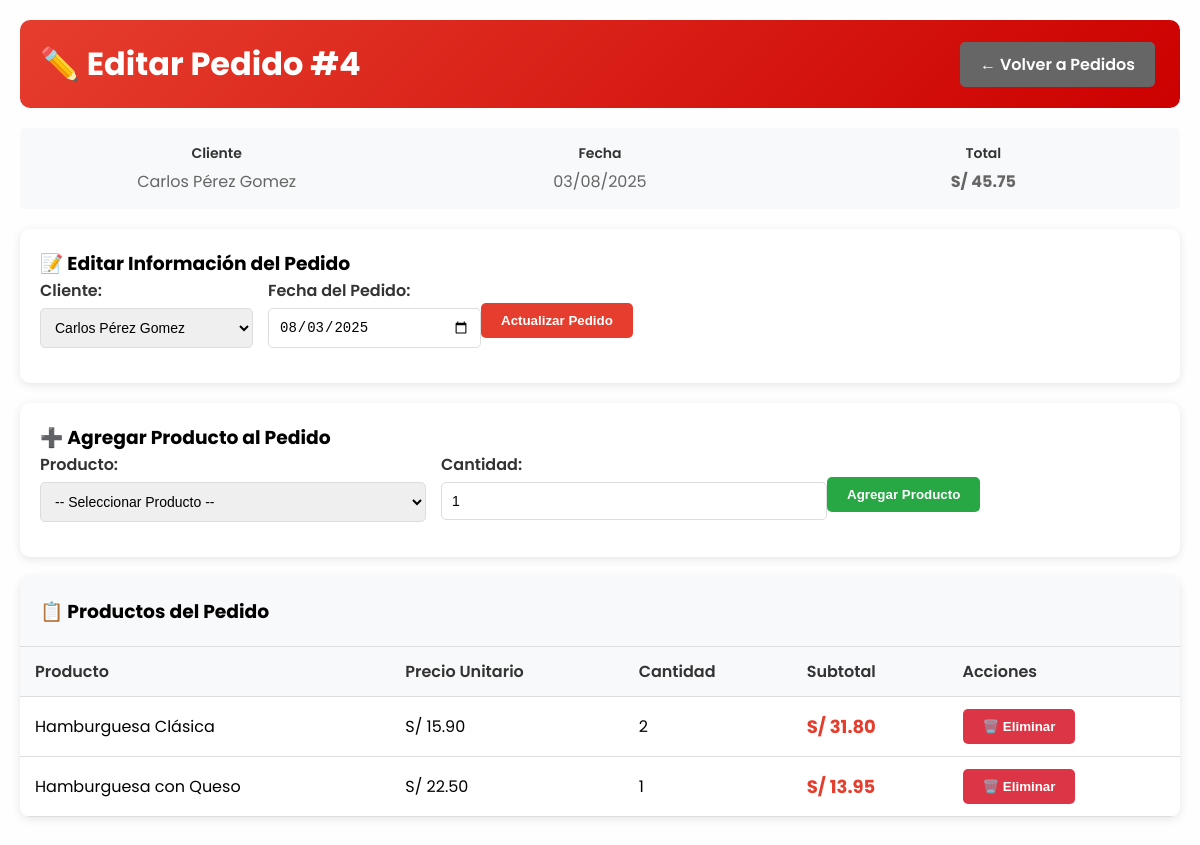
Page /admin/editar_pedido.php?id=4 (signed in) on the committed database.
### tables this page shows
CREATE TABLE `pedido` (
  `ID_PEDIDO` int(11) NOT NULL,
  `FECHA_PEDIDO` date NOT NULL,
  `TOTAL` decimal(6,2) NOT NULL,
  `ID_USUARIO` int(11) NOT NULL
);

CREATE TABLE `usuario` (
  `ID_USUARIO` int(11) NOT NULL,
  `NOMB_USUARIO` varchar(100) DEFAULT NULL,
  `CORREO` varchar(100) DEFAULT NULL,
  `CLAVE` varchar(255) DEFAULT NULL
);

CREATE TABLE `detalle_pedido` (
  `ID_DETALLE` int(11) NOT NULL,
  `ID_PEDIDO` int(11) NOT NULL,
  `ID_PRODUCTO` int(11) NOT NULL,
  `CANTIDAD` int(11) NOT NULL,
  `SUBTOTAL` decimal(6,2) NOT NULL
);

CREATE TABLE `producto` (
  `ID_PRODUCTO` int(11) NOT NULL,
  `NOMB_PRODUCTO` varchar(100) NOT NULL,
  `ID_CATEGORIA` int(11) NOT NULL,
  `PRECIO` decimal(6,2) NOT NULL DEFAULT 0.00
);

### admin/editar_pedido.php (the view, shortened to what this page needs)
<?php
$conexion = getConnection();
$pedido_id = (int)$_GET['id'];
$stmt = $conexion->prepare("SELECT p.*, u.NOMB_USUARIO
                           FROM pedido p
                           INNER JOIN usuario u ON p.ID_USUARIO = u.ID_USUARIO
                           WHERE p.ID_PEDIDO = ?");
$stmt->bind_param("i", $pedido_id);
$stmt->execute();
$result = $stmt->get_result();
$pedido = $result->fetch_assoc();
$query_usuarios = "SELECT * FROM usuario ORDER BY NOMB_USUARIO";
$result_usuarios = $conexion->query($query_usuarios);
$stmt = $conexion->prepare("SELECT dp.*, p.NOMB_PRODUCTO, p.PRECIO
                           FROM detalle_pedido dp
                           INNER JOIN producto p ON dp.ID_PRODUCTO = p.ID_PRODUCTO
                           WHERE dp.ID_PEDIDO = ?
                           ORDER BY dp.ID_DETALLE");
$stmt->bind_param("i", $pedido_id);
$stmt->execute();
$detalles = $stmt->get_result();
?>
<!DOCTYPE html>
<html lang="es">
<head>
    <link rel="stylesheet" href="../style.css">
</head>
<body>
    <div class="admin-container">
        <div class="admin-header">
            <h1>✏️ Editar Pedido #<?php echo $pedido_id; ?></h1>
            <a href="pedidos.php" class="btn btn-secondary">← Volver a Pedidos</a>
        </div>
        <div class="info-pedido">
            <div class="info-item">
                <div class="info-label">Cliente</div>
                <div class="info-value"><?php echo htmlspecialchars($pedido['NOMB_USUARIO']); ?></div>
            </div>
            <div class="info-item">
                <div class="info-label">Fecha</div>
                <div class="info-value"><?php echo date('d/m/Y', strtotime($pedido['FECHA_PEDIDO'])); ?></div>
            </div>
            <div class="info-item">
                <div class="info-label">Total</div>
                <div class="info-value total">S/ <?php echo number_format($pedido['TOTAL'], 2); ?></div>
            </div>
        </div>
        <div class="form-container">
            <h3>📝 Editar Información del Pedido</h3>
            <form method="POST">
                <div class="form-row">
                    <div class="form-group">
                        <label for="usuario">Cliente:</label>
                        <select id="usuario" name="usuario" required>
                            <?php
                            $result_usuarios->data_seek(0);
                            while ($usuario = $result_usuarios->fetch_assoc()):
                            ?>
                                <option value="<?php echo $usuario['ID_USUARIO']; ?>"
                                        <?php echo ($usuario['ID_USUARIO'] == $pedido['ID_USUARIO']) ? 'selected' : ''; ?>>
                                    <?php echo htmlspecialchars($usuario['NOMB_USUARIO']); ?>
                                </option>
                            <?php endwhile; ?>
                        </select>
                    </div>
                    <div class="form-group">
                        <label for="fecha">Fecha del Pedido:</label>
                        <input type="date" id="fecha" name="fecha" value="<?php echo $pedido['FECHA_PEDIDO']; ?>" required>
                    </div>
                </div>
                <button type="submit" class="btn btn-primary">Actualizar Pedido</button>
            </form>
        </div>
        <div class="form-container">
            <h3>➕ Agregar Producto al Pedido</h3>
            <form method="POST">
                <div class="form-row">
                    <div class="form-group">
                        <label for="producto">Producto:</label>
                        <select id="producto" name="producto" required>
                            <option value="">-- Seleccionar Producto --</option>
                        </select>
                    </div>
                    <div class="form-group">
                        <label for="cantidad">Cantidad:</label>
                        <input type="number" id="cantidad" name="cantidad" min="1" value="1" required>
                    </div>
                </div>
                <button type="submit" class="btn btn-success">Agregar Producto</button>
            </form>
        </div>
        <div class="table-container">
            <h3 style="padding: 20px; margin: 0; background: #f8f9fa; border-bottom: 1px solid #ddd;">
                📋 Productos del Pedido
            </h3>
            <table>
                <thead>
                    <tr>
                        <th>Producto</th>
                        <th>Precio Unitario</th>
                        <th>Cantidad</th>
                        <th>Subtotal</th>
                        <th>Acciones</th>
                    </tr>
                </thead>
                <tbody>
                    <?php if ($detalles->num_rows > 0): ?>
                        <?php while ($detalle = $detalles->fetch_assoc()): ?>
                            <tr>
                                <td><?php echo htmlspecialchars($detalle['NOMB_PRODUCTO']); ?></td>
                                <td>S/ <?php echo number_format($detalle['PRECIO'], 2); ?></td>
                                <td><?php echo $detalle['CANTIDAD']; ?></td>
                                <td class="total">S/ <?php echo number_format($detalle['SUBTOTAL'], 2); ?></td>
                                <td>
                                    <button class="btn btn-danger" onclick="eliminarProducto(<?php echo $detalle['ID_DETALLE']; ?>)">
                                        🗑️ Eliminar
                                    </button>
                                </td>
                            </tr>
                        <?php endwhile; ?>
                    <?php else: ?>
                        <tr>
                            <td colspan="5" style="text-align: center; color: #666;">No hay productos en este pedido</td>
                        </tr>
                    <?php endif; ?>
                </tbody>
            </table>
        </div>
    </div>
</body>
</html>

### style.css (style rules this page uses)
* { margin: 0; padding: 0; box-sizing: border-box; text-decoration: none; list-style: none; }
html { scroll-behavior: smooth; }
body { font-family: 'poppins', sans-serif; background-color: #fefefe; }
form { display: flex; align-items: center; }
input { width: 450px; padding: 15px; border: 0; outline: none; margin-right: 10px; }

### admin/editar_pedido.php (style rules this page uses)
.admin-container { max-width: 1200px; margin: 0 auto; padding: 20px; }
.admin-header { background: linear-gradient(135deg, #e53e2e, #cc0000); color: white; padding: 20px; border-radius: 10px; margin-bottom: 20px; display: flex; justify-content: space-between; align-items: center; }
.btn { display: inline-block; padding: 10px 20px; border-radius: 5px; text-decoration: none; font-weight: 600; transition: background 0.3s ease; border: none; cursor: pointer; margin-right: 5px; }
.btn-primary { background: #e53e2e; color: white; }
.btn-secondary { background: #666; color: white; }
.btn-danger { background: #dc3545; color: white; }
.btn-success { background: #28a745; color: white; }
.form-container { background: white; padding: 20px; border-radius: 10px; box-shadow: 0 2px 10px rgba(0,0,0,0.1); margin-bottom: 20px; }
.form-group { margin-bottom: 15px; }
.form-group label { display: block; margin-bottom: 5px; font-weight: 600; color: #333; }
.form-group input, .form-group select { width: 100%; padding: 10px; border: 1px solid #ddd; border-radius: 5px; font-size: 14px; }
.form-row { display: grid; grid-template-columns: 1fr 1fr; gap: 15px; }
.table-container { background: white; border-radius: 10px; box-shadow: 0 2px 10px rgba(0,0,0,0.1); overflow: hidden; margin-bottom: 20px; }
table { width: 100%; border-collapse: collapse; }
th, td { padding: 12px 15px; text-align: left; border-bottom: 1px solid #ddd; }
th { background: #f8f9fa; font-weight: 600; color: #333; }
.total { font-weight: bold; color: #e53e2e; font-size: 18px; }
.info-pedido { display: grid; grid-template-columns: 1fr 1fr 1fr; gap: 20px; margin-bottom: 20px; padding: 15px; background: #f8f9fa; border-radius: 5px; }
.info-item { text-align: center; }
.info-label { font-weight: 600; color: #333; font-size: 14px; }
.info-value { color: #666; font-size: 16px; margin-top: 5px; }

### rows in the picture
pedido: ID_USUARIO.NOMB_USUARIO "Carlos Pérez Gomez", FECHA_PEDIDO "03/08/2025", TOTAL "45.75", usuario "Carlos Pérez Gomez", fecha "08/03/2025"
detalle_pedido: ID_PRODUCTO.NOMB_PRODUCTO "Hamburguesa Clásica", ID_PRODUCTO.PRECIO "15.90", CANTIDAD "2", SUBTOTAL "31.80"
detalle_pedido: ID_PRODUCTO.NOMB_PRODUCTO "Hamburguesa con Queso", ID_PRODUCTO.PRECIO "22.50", CANTIDAD "1", SUBTOTAL "13.95"

### other values in the picture
$pedido_id "4"
